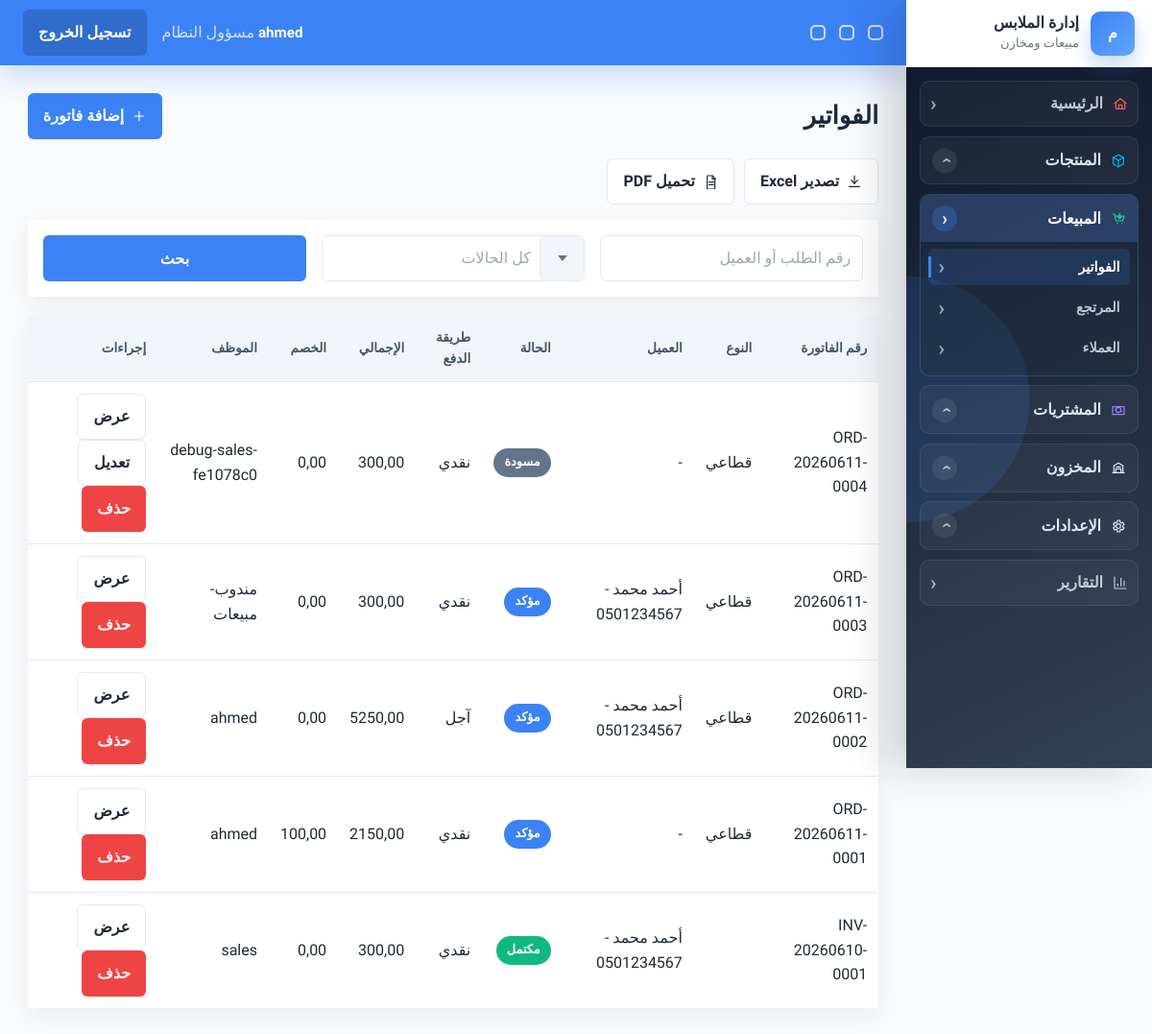
Page /orders/ (signed in) on the earlier database version.
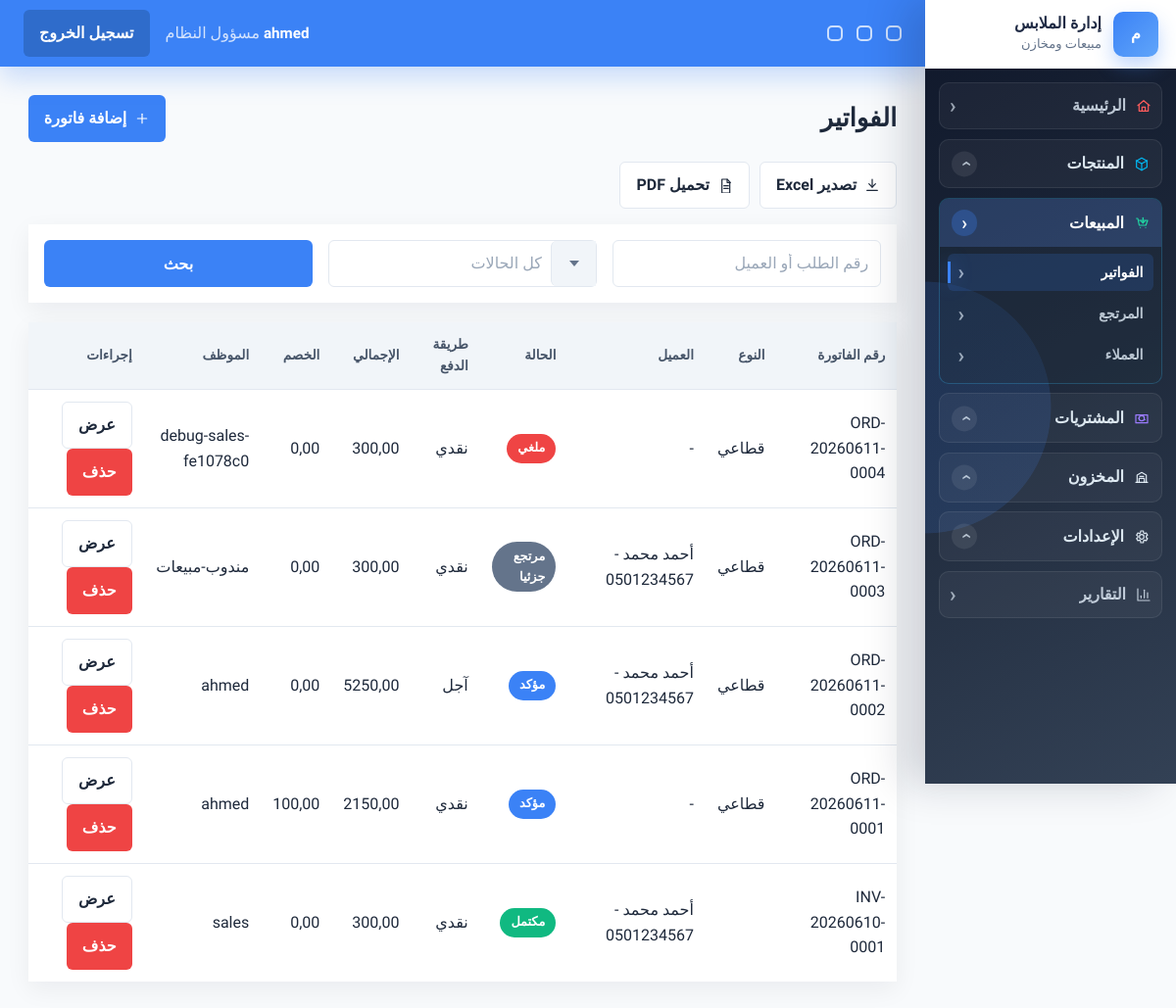
Same page on the later database version.
### orders/models.py (models this page shows, shortened)
class Order(models.Model):
    DOCUMENT_SALE = 'sale'
    DOCUMENT_QUOTE = 'quote'
    DOCUMENT_SAMPLE = 'sample'
    DOCUMENT_TYPE_CHOICES = [
        (DOCUMENT_SALE, 'Sale'),
        (DOCUMENT_QUOTE, 'Priced quote'),
        (DOCUMENT_SAMPLE, 'Sample / free issue'),
    ]
    TYPE_B2C = 'b2c'
    TYPE_B2B = 'b2b'
    ORDER_TYPE_CHOICES = [
        (TYPE_B2C, 'قطاعي'),
        (TYPE_B2B, 'جملة'),
    ]
    STATUS_DRAFT = 'draft'
    STATUS_CONFIRMED = 'confirmed'
    STATUS_PREPARING = 'preparing'
    STATUS_READY = 'ready'
    STATUS_COMPLETED = 'completed'
    STATUS_CANCELLED = 'cancelled'
    STATUS_PARTIALLY_RETURNED = 'partially_returned'
    STATUS_RETURNED = 'returned'
    STATUS_CHOICES = [
        (STATUS_DRAFT, 'مسودة'),
        (STATUS_CONFIRMED, 'مؤكد'),
        (STATUS_PREPARING, 'قيد التجهيز'),
        (STATUS_READY, 'جاهز'),
        (STATUS_COMPLETED, 'مكتمل'),
        (STATUS_CANCELLED, 'ملغي'),
        (STATUS_PARTIALLY_RETURNED, 'مرتجع جزئيا'),
        (STATUS_RETURNED, 'مرتجع'),
    ]
    PAYMENT_UNPAID = 'unpaid'
    PAYMENT_PARTIAL = 'partial'
    PAYMENT_PAID = 'paid'
    PAYMENT_STATUS_CHOICES = [
        (PAYMENT_UNPAID, 'غير مدفوع'),
        (PAYMENT_PARTIAL, 'مدفوع جزئيا'),
        (PAYMENT_PAID, 'مدفوع بالكامل'),
    ]
    METHOD_CASH = 'cash'
    METHOD_COD = 'cod'
    METHOD_BANK = 'bank_transfer'
    METHOD_WALLET = 'wallet_transfer'
    METHOD_CREDIT = 'credit'
    PAYMENT_METHOD_CHOICES = [
        (METHOD_CASH, 'نقدي'),
        (METHOD_COD, 'الدفع عند الاستلام'),
        (METHOD_BANK, 'تحويل بنكي مسجل يدويا'),
        (METHOD_WALLET, 'تحويل محفظة مسجل يدويا'),
        (METHOD_CREDIT, 'آجل'),
    ]
    order_number = models.CharField(max_length=50, unique=True, db_index=True)
    document_type = models.CharField(max_length=20, choices=DOCUMENT_TYPE_CHOICES, default=DOCUMENT_SALE, db_index=True)
    order_type = models.CharField(max_length=10, choices=ORDER_TYPE_CHOICES)
    customer = models.ForeignKey(Customer, on_delete=models.SET_NULL, null=True)
    warehouse = models.ForeignKey(Warehouse, on_delete=models.SET_NULL, null=True)
    status = models.CharField(max_length=20, choices=STATUS_CHOICES, default=STATUS_DRAFT, db_index=True)
    payment_status = models.CharField(max_length=20, choices=PAYMENT_STATUS_CHOICES, default=PAYMENT_UNPAID, db_index=True)
    payment_method = models.CharField(max_length=30, choices=PAYMENT_METHOD_CHOICES, default=METHOD_CASH)
    wallet_from_number = models.CharField(max_length=50, blank=True, null=True)
    wallet_to_number = models.CharField(max_length=50, blank=True, null=True)
    subtotal = models.DecimalField(max_digits=12, decimal_places=2, default=0)
    discount = models.DecimalField(max_digits=12, decimal_places=2, default=0)
    discount_amount = models.DecimalField(max_digits=12, decimal_places=2, default=0, validators=[MinValueValidator(0)])
    discount_percentage = models.DecimalField(max_digits=5, decimal_places=2, default=0, validators=[MinValueValidator(0), MaxValueValidator(100)])
    discount_reason = models.TextField(blank=True, null=True)
    discount_approved_by = models.ForeignKey(
        settings.AUTH_USER_MODEL,
        on_delete=models.SET_NULL,
        null=True,
        blank=True,
        related_name='approved_order_discounts',
    )
    total = models.DecimalField(max_digits=12, decimal_places=2, default=0)
    total_cost = models.DecimalField(max_digits=12, decimal_places=2, default=0)
    gross_profit = models.DecimalField(max_digits=12, decimal_places=2, default=0)
    paid_amount = models.DecimalField(max_digits=12, decimal_places=2, default=0)
    remaining_amount = models.DecimalField(max_digits=12, decimal_places=2, default=0)
    notes = models.TextField(blank=True, null=True)
    created_by = models.ForeignKey(settings.AUTH_USER_MODEL, on_delete=models.SET_NULL, null=True)
    created_at = models.DateTimeField(auto_now_add=True, db_index=True)
    updated_at = models.DateTimeField(auto_now=True)
    class Meta:
        indexes = [
            models.Index(fields=['order_number']),
            models.Index(fields=['customer', 'status', 'created_at']),
            models.Index(fields=['status', 'created_at']),
            models.Index(fields=['created_at']),
        ]
        constraints = [
            models.CheckConstraint(condition=models.Q(discount_amount__gte=0), name='orders_order_discount_amount_gte_0'),
            models.CheckConstraint(condition=models.Q(discount_percentage__gte=0, discount_percentage__lte=100), name='orders_order_discount_percentage_0_100'),
            models.CheckConstraint(condition=models.Q(subtotal__gte=0), name='orders_order_subtotal_gte_0'),
            models.CheckConstraint(condition=models.Q(discount__gte=0), name='orders_order_discount_gte_0'),
            models.CheckConstraint(condition=models.Q(total__gte=0), name='orders_order_total_gte_0'),
            models.CheckConstraint(condition=models.Q(total_cost__gte=0), name='orders_order_total_cost_gte_0'),
            models.CheckConstraint(condition=models.Q(paid_amount__gte=0), name='orders_order_paid_amount_gte_0'),
            models.CheckConstraint(condition=models.Q(remaining_amount__gte=0), name='orders_order_remaining_amount_gte_0'),
        ]

### accounts/models.py (models this page shows, shortened)
class User(AbstractUser):
    ROLE_MANAGER = 'manager'
    ROLE_SALES = 'sales'
    ROLE_WAREHOUSE = 'warehouse'
    ROLE_CHOICES = [
        (ROLE_MANAGER, 'مسؤول النظام'),
        (ROLE_SALES, 'مندوب مبيعات'),
        (ROLE_WAREHOUSE, 'مسؤول مخزن'),
    ]
    username = models.CharField(
        'اسم المستخدم',
        max_length=150,
        unique=True,
        help_text='يمكن استخدام الحروف والأرقام والمسافات.',
        error_messages={'unique': 'يوجد مستخدم بهذا الاسم بالفعل.'},
    )
    role = models.CharField(max_length=20, choices=ROLE_CHOICES, default=ROLE_SALES, db_index=True)
    phone = models.CharField(max_length=20, blank=True, null=True)
    created_at = models.DateTimeField(auto_now_add=True, db_index=True)
    class Meta:
        indexes = [
            models.Index(fields=['role', 'is_active']),
            models.Index(fields=['created_at']),
        ]
    @property
    def is_manager(self):
        return self.role == self.ROLE_MANAGER or self.is_superuser

### customers/models.py (models this page shows)
class Customer(models.Model):
    TYPE_B2C = 'b2c'
    TYPE_B2B = 'b2b'
    TYPE_RETAIL = 'retail'
    TYPE_WHOLESALE = 'wholesale'
    TYPE_INACTIVE = 'inactive'
    TYPE_POTENTIAL = 'potential'
    TYPE_PROBLEM = 'problem_customer'
    CUSTOMER_TYPE_CHOICES = [
        (TYPE_B2C, 'عميل فردي'),
        (TYPE_B2B, 'عميل جملة / شركة'),
        (TYPE_RETAIL, 'قطاعي'),
        (TYPE_WHOLESALE, 'جملة'),
        (TYPE_INACTIVE, 'غير نشط'),
        (TYPE_POTENTIAL, 'محتمل'),
        (TYPE_PROBLEM, 'عميل يحتاج متابعة'),
    ]
    name = models.CharField(max_length=200, db_index=True)
    customer_type = models.CharField(max_length=30, choices=CUSTOMER_TYPE_CHOICES, default=TYPE_RETAIL, db_index=True)
    phone = models.CharField(max_length=20, db_index=True)
    whatsapp = models.CharField(max_length=20, blank=True, null=True)
    email = models.EmailField(blank=True, null=True)
    company_name = models.CharField(max_length=200, blank=True, null=True)
    tax_number = models.CharField(max_length=100, blank=True, null=True)
    address = models.TextField(blank=True, null=True)
    credit_limit = models.DecimalField(max_digits=12, decimal_places=2, default=0, validators=[MinValueValidator(0)])
    opening_balance = models.DecimalField(max_digits=12, decimal_places=2, default=0)
    notes = models.TextField(blank=True, null=True)
    is_active = models.BooleanField(default=True, db_index=True)
    created_by = models.ForeignKey(settings.AUTH_USER_MODEL, on_delete=models.SET_NULL, null=True)
    created_at = models.DateTimeField(auto_now_add=True, db_index=True)
    class Meta:
        indexes = [
            models.Index(fields=['phone']),
            models.Index(fields=['name', 'phone']),
            models.Index(fields=['created_at']),
        ]
    def __str__(self):
        return f'{self.name} - {self.phone}'

### orders/views.py (the view)
# urls.py: path('', views.OrderListView.as_view(), name='list'),
class OrderListView(RoleRequiredMixin, ExportListMixin, ListView):
    allowed_roles = ('manager', 'sales', 'warehouse')
    model = Order
    template_name = 'orders/list.html'
    context_object_name = 'orders'
    paginate_by = 20
    export_title = 'قائمة الفواتير'
    export_filename = 'orders'
    export_columns = (
        ('رقم الفاتورة', 'order_number'),
        ('النوع', 'get_order_type_display'),
        ('العميل', 'customer'),
        ('الحالة', 'get_status_display'),
        ('طريقة الدفع', 'get_payment_method_display'),
        ('الإجمالي', 'total'),
        ('الخصم', 'discount'),
        ('الموظف', 'created_by'),
        ('التاريخ', 'created_at'),
    )
    def get_queryset(self):
        qs = Order.objects.select_related('customer', 'warehouse', 'created_by').order_by('-created_at')
        if self.request.user.role == 'sales' and not self.request.user.is_superuser:
            qs = qs.filter(created_by=self.request.user)
        q = self.request.GET.get('q')
        status = self.request.GET.get('status')
        if q:
            qs = qs.filter(arabic_search_q(('order_number', 'customer__name', 'customer__phone'), q))
        if status:
            qs = qs.filter(status=status)
        return qs

### accounts/permissions.py (called while the page is built)
def has_role(user, *roles):
    if not user.is_authenticated:
        return False
    if user.is_superuser or getattr(user, 'role', None) == 'manager':
        return True
    return getattr(user, 'role', None) in roles

    def test_func(self):
        return has_role(self.request.user, *self.allowed_roles)

### config/exports.py (called while the page is built)
    def dispatch(self, request, *args, **kwargs):
        export_format = request.GET.get('export')
        if export_format in {'excel', 'pdf'}:
            return self.export_response(export_format)
        return super().dispatch(request, *args, **kwargs)

    def get_context_data(self, **kwargs):
        context = super().get_context_data(**kwargs)
        context['export_enabled'] = bool(self.export_columns)
        return context

### templates/orders/list.html (shortened to what this page needs)
{% extends 'base.html' %}
{% block content %}
<div class="page-head">
    <h1>الفواتير</h1>
    <a class="btn btn-accent" href="{% url 'orders:create' %}">
        <svg class="ui-icon"><use href="#icon-plus"></use></svg>
        إضافة فاتورة
    </a>
</div>
{% include 'partials/export_buttons.html' %}
<form class="filters">
    <input name="q" placeholder="رقم الطلب أو العميل" value="{{ request.GET.q }}">
    <button class="btn btn-primary">بحث</button>
</form>
<div class="table-wrap">
    <table>
        <thead>
            <tr>
                <th>رقم الفاتورة</th>
                <th>النوع</th>
                <th>العميل</th>
                <th>الحالة</th>
                <th>طريقة الدفع</th>
                <th>الإجمالي</th>
                <th>الخصم</th>
                <th>الموظف</th>
                <th>إجراءات</th>
            </tr>
        </thead>
        <tbody>
            {% for order in orders %}
                <tr>
                    <td>{{ order.order_number }}</td>
                    <td>{{ order.get_order_type_display }}</td>
                    <td>{{ order.customer|default:'-' }}</td>
                    <td><span class="badge status-{{ order.status }}">{{ order.get_status_display }}</span></td>
                    <td>{{ order.get_payment_method_display }}</td>
                    <td>{{ order.total }}</td>
                    <td>{{ order.discount }}</td>
                    <td>{{ order.created_by|default:'-' }}</td>
                    <td>
                        <a class="btn btn-light" href="{% url 'orders:detail' order.pk %}">عرض</a>
                        {% if order.status == 'draft' %}
                            <a class="btn btn-light" href="{% url 'orders:update' order.pk %}">تعديل</a>
                        {% endif %}
                        {% if request.user.is_manager %}
                            <a class="btn btn-danger" href="{% url 'orders:delete' order.pk %}">حذف</a>
                        {% endif %}
                    </td>
                </tr>
            {% empty %}
                <tr><td colspan="9">لا توجد فواتير</td></tr>
            {% endfor %}
        </tbody>
    </table>
</div>
{% endblock %}

Differences in the rows shown:
changed Order "ORD-20260611-0004": status "مسودة" → "ملغي"; no longer shows "تعديل"
changed Order "ORD-20260611-0003": status "مؤكد" → "مرتجع جزئيا"
